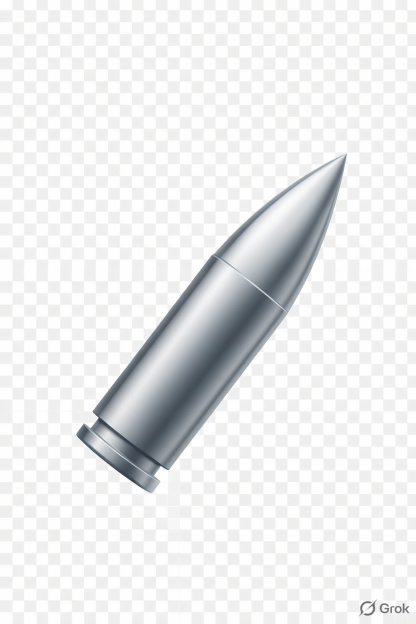
#> input picture site/bullet-grok2.jpg, 832 x 1248 px, found by its file name (shown at 1/2 size)
$ python extract_bullet2.py
#> lines starting #> are read from the running program, lines starting #| are printed output that depends on the picture; after the words box and inside, x2 and y2 are one past the last pixel; in counts of white or black regions, pixels touching at a corner belong together
#!/usr/bin/env python3
"""
Extract the bullet from the Grok checkerboard-background JPEG.
Uses BFS flood-fill from border: any connected achromatic light pixel
(checkerboard tile) becomes transparent.
"""
from PIL import Image, ImageFilter
import numpy as np
from collections import deque

src = "/Users/shafqat/Documents/Projects/silver-bullet/site/bullet-grok2.jpg"
dst = "/Users/shafqat/Documents/Projects/silver-bullet/site/bullet.png"

img  = Image.open(src).convert("RGB")
#> img is the input picture: PIL image 832x1248 RGB; mean R, G, B 234.3, 235.2, 235.7
arr  = np.array(img, dtype=np.int32)
h, w = arr.shape[:2]
#> h = 1248; w = 832

# ── Background eligibility ────────────────────────────────────────────────────
# Checkerboard has two tones: near-white (~255) and mid-gray (~192).
# Both are achromatic (R≈G≈B). Bullet has slight blue-steel tint and darker.
# Threshold: pixel is BG-eligible if it is light AND achromatic.
def is_bg(y, x):
    r, g, b = arr[y, x]
    lum     = int(r + g + b) // 3
    chroma  = max(abs(int(r)-int(g)), abs(int(g)-int(b)), abs(int(r)-int(b)))
    # Both checkerboard tones: lum > 165, chroma < 18
    return lum > 165 and chroma < 22

# ── BFS from all four borders ─────────────────────────────────────────────────
is_bg_mask = np.zeros((h, w), dtype=bool)
for y in range(h):
    for x in range(w):
        if is_bg(y, x):
            is_bg_mask[y, x] = True
#> this loop made 1248 passes
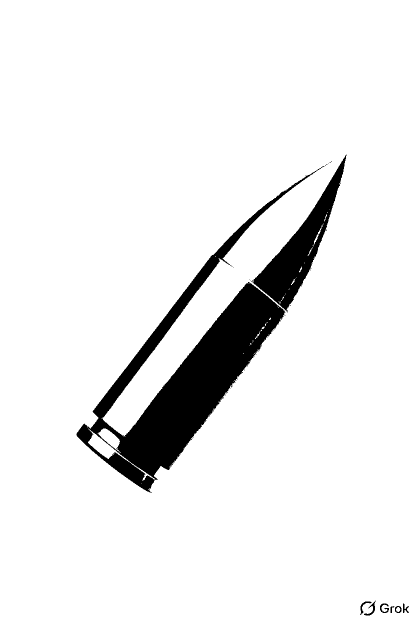
#> is_bg_mask: shape (1248, 832) bool (shown at 1/2 size); 92.6% white; 31 black regions (23 under 20 px), largest, box (x1, y1, x2, y2) and area: (153, 332, 649, 985) 61184, (501, 309, 693, 625) 15076, (728, 1201, 752, 1231) 170

visited = np.zeros((h, w), dtype=bool)
#> visited: shape (1248, 832) bool; every value is 0
queue   = deque()

for y in range(h):
    for x in [0, w-1]:
        if is_bg_mask[y, x] and not visited[y, x]:
            visited[y, x] = True
            queue.append((y, x))
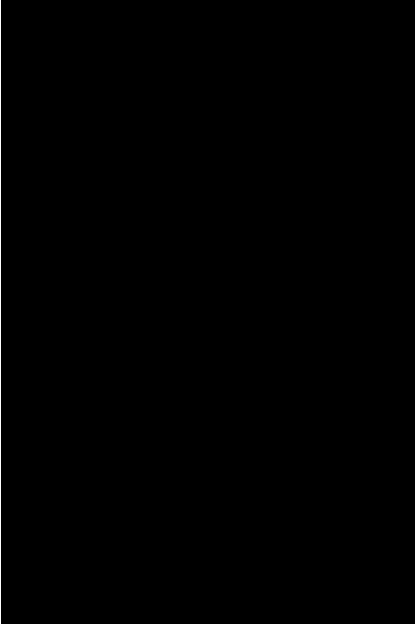
#> visited: shape (1248, 832) bool (shown at 1/2 size); 0.24% white in thin lines or dots
for x in range(w):
    for y in [0, h-1]:
        if is_bg_mask[y, x] and not visited[y, x]:
            visited[y, x] = True
            queue.append((y, x))
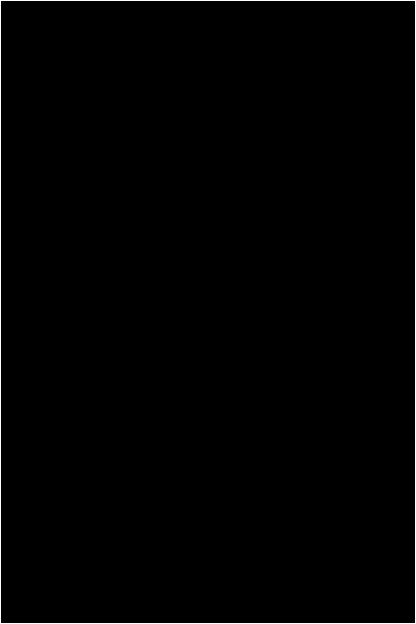
#> visited: shape (1248, 832) bool (shown at 1/2 size); 0.4% white in thin lines or dots

while queue:
    y, x = queue.popleft()
    for dy, dx in ((-1,0),(1,0),(0,-1),(0,1)):
        ny, nx = y+dy, x+dx
        if 0 <= ny < h and 0 <= nx < w and not visited[ny, nx] and is_bg_mask[ny, nx]:
            visited[ny, nx] = True
            queue.append((ny, nx))
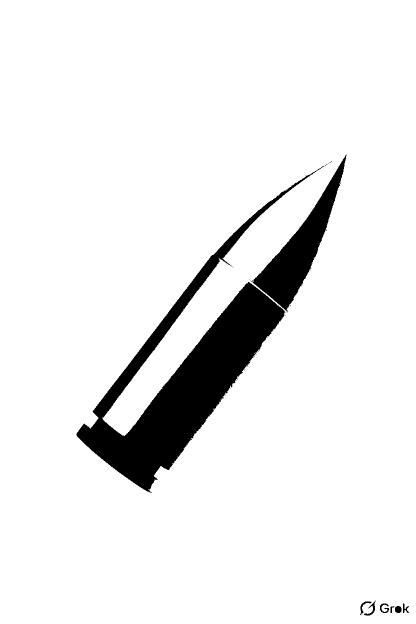
#> visited: shape (1248, 832) bool (shown at 1/2 size); 92.3% white; 31 black regions (23 under 20 px), largest, box (x1, y1, x2, y2) and area: (153, 332, 649, 985) 63865, (501, 309, 693, 625) 15337, (728, 1201, 752, 1231) 170

bg_mask = visited   # True = background to remove

# ── Build RGBA ────────────────────────────────────────────────────────────────
rgba = np.zeros((h, w, 4), dtype=np.uint8)
rgba[..., :3] = arr.astype(np.uint8)
rgba[bg_mask, 3] = 0
rgba[~bg_mask, 3] = 255
#> rgba: shape (1248, 832, 4); mean R, G, B, A 234.3, 235.2, 235.7, 19.6

# ── Erode alpha edge (1px) to kill JPEG fringe ───────────────────────────────
alpha = Image.fromarray(rgba[..., 3], "L")
alpha_e = alpha.filter(ImageFilter.MinFilter(3))
#> alpha_e: PIL image 832x1248 L; 7.2% white; 18 white regions (13 under 20 px), largest, box (x1, y1, x2, y2) and area: (154, 361, 603, 982) 59966, (508, 315, 691, 619) 14301, (791, 1213, 802, 1225) 104, (730, 1207, 749, 1230) 49, (722, 1204, 740, 1226) 34
rgba[..., 3] = np.array(alpha_e)
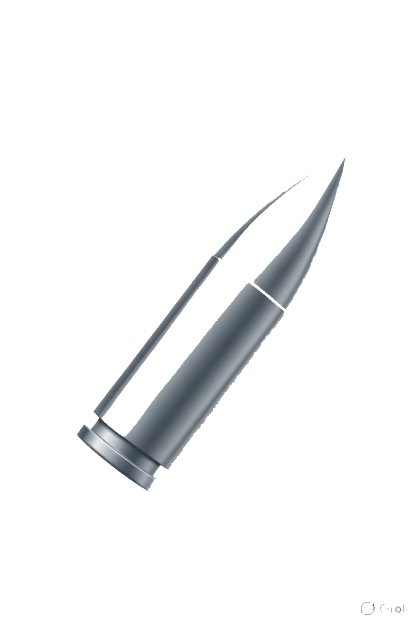
#> rgba: shape (1248, 832, 4) (shown at 1/2 size); mean R, G, B, A 234.3, 235.2, 235.7, 18.3; transparent parts drawn white

# ── Rebuild mask after erosion ────────────────────────────────────────────────
bullet_mask = rgba[..., 3] > 0

# ── Crop to bullet bounding box + small margin ────────────────────────────────
rows = np.any(bullet_mask, axis=1)
cols = np.any(bullet_mask, axis=0)
r0, r1 = np.where(rows)[0][[0, -1]]
c0, c1 = np.where(cols)[0][[0, -1]]
PAD = 8
r0 = max(0, r0 - PAD); r1 = min(h-1, r1 + PAD)
c0 = max(0, c0 - PAD); c1 = min(w-1, c1 + PAD)

# Exclude Grok watermark (bottom ~60px of image)
WATERMARK_PX = 60
r1 = min(r1, h - WATERMARK_PX)

cropped = Image.fromarray(rgba[r0:r1+1, c0:c1+1], "RGBA")
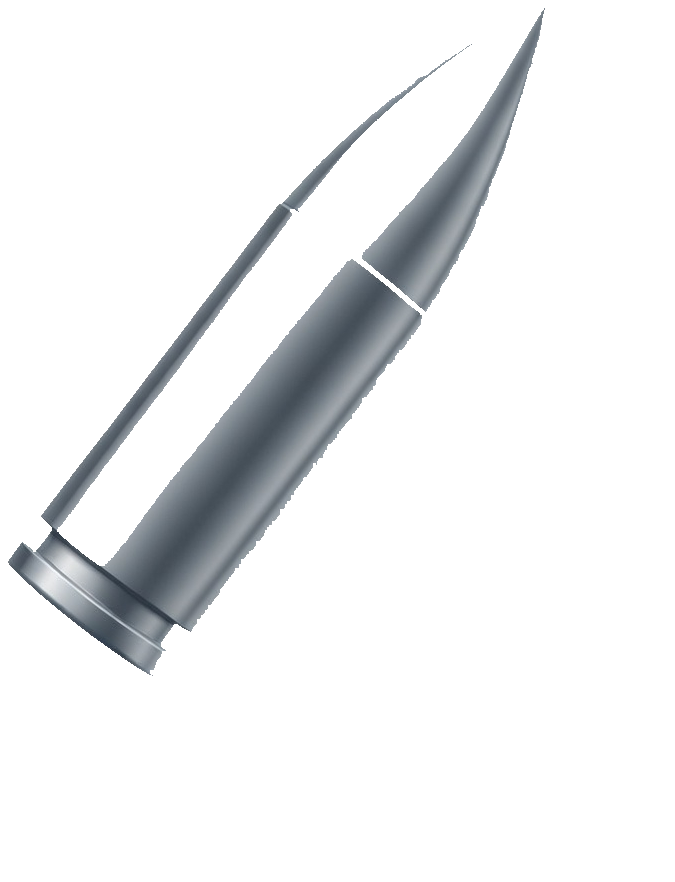
#> cropped: PIL image 675x882 RGBA; mean R, G, B, A 225.8, 227.2, 228.3, 31.8; transparent parts drawn white

# ── Resize to match current bullet.png dimensions (188x229) ──────────────────
cropped = cropped.resize((188, 229), Image.LANCZOS)
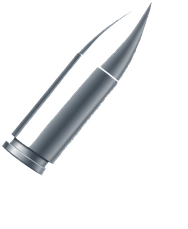
#> cropped: PIL image 188x229 RGBA; mean R, G, B, A 18.8, 20.1, 21.4, 31.8; transparent parts drawn white

cropped.save(dst, "PNG")
print(f"Saved {dst}  (crop {c1-c0}x{r1-r0} → 188x229)")
#| Saved /Users/shafqat/Documents/Projects/silver-bullet/site/bullet.png  (crop 674x881 → 188x229)
